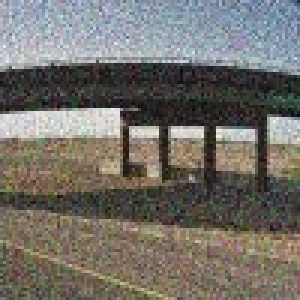
#> input picture defense/full captcha dataset/bridge/1b000782-cf7e-41b1-8cf1-3f7401d80bb4.jpg, 100 x 100 px (shown 3 times larger)
$ jupyter execute segmentation_labeling.ipynb
#> lines starting #> are read from the running program, lines starting #| are printed output that depends on the picture
# adding grids to images

[cell 1]
import matplotlib.pyplot as plt
from pathlib import Path
import random


root = Path.cwd() / "full captcha dataset"
files = [f for f in root.rglob("*.jpg")]
random_file = files[random.randint(0, len(files))]
cls = random_file.parts[-2]
print("class: ", cls)
print("path: ", str(random_file).replace(str(root), ""))

img = plt.imread(random_file)
#> img is the input picture: shape (100, 100, 3); mean R, G, B 115.3, 112.1, 105.7
height, width, _ = img.shape
#> height = 100; width = 100
cell_height = height // 4
#> cell_height = 25
cell_width = width // 4
#> cell_width = 25

plt.figure(figsize=(5, 5))
for i in range(1, 5):
    line_width = 1
    plt.axhline(cell_height * i, color='white', linewidth=line_width)
    plt.axvline(cell_width * i, color='white', linewidth=line_width)
    x_offset = cell_width * (i - 0.5)
    plt.text(x_offset, cell_height * 0.5, f"{i-1}".zfill(2), color='white', fontsize=20)
    plt.text(x_offset, cell_height * 1.5, f"{i+3}".zfill(2), color='white', fontsize=20)
    plt.text(x_offset, cell_height * 2.5, f"{i+7}".zfill(2), color='white', fontsize=20)
    plt.text(x_offset, cell_height * 3.5, f"{i+11}".zfill(2), color='white', fontsize=20)
plt.axis('off')
plt.imshow(img)
plt.show()
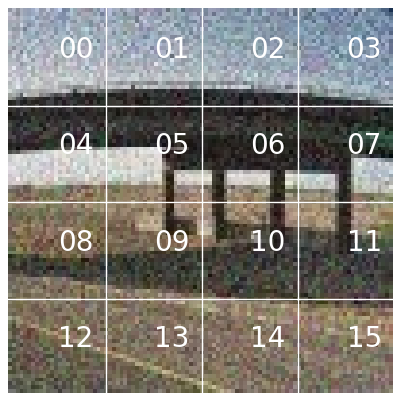
#> figure drawn by matplotlib, 1 panel

# manual data labeling

manually determine ground truth for segmentation task (there is no ground truth in the dataset, we can't use the models we want to benchmark to generate it because we don't know which models were used by google)

[cell 2]
labels ="""
path:  /traffic lights/0de6785e-a843-4c93-a844-283496231953.jpg -> 01,02,05,06,09,10,13,14
path:  /hydrants/c270d88a-c12e-42a9-bad0-2de669580a37.jpg -> 06,07,10,11,14
path:  /buses/bed09b2b-0280-4020-9086-68730216f5b1.jpg -> 08,09,10,12,13,14,15
path:  /buses/44e3cade-da8e-475f-ac31-0e0d5e5f6432.jpg -> 04,05,06,08,09,10,12,13
path:  /bicycles/048ce93f-1324-413b-896e-505ae5e4621a.jpg -> 06,08,09,10,11,12,13,14,15
path:  /hydrants/5b8405ca-ee92-4c3c-98a2-59cd50b03de9.jpg -> 02,03,06,07,10,11,14,15
path:  /traffic lights/2ca374f7-7bac-436d-ae36-5450c5e43b2f.jpg -> 02,06
path:  /hydrants/f19f0866-b727-4c81-857e-aac71f64f5ac.jpg -> 01,02,05,06,09,10,13,14
path:  /traffic lights/1236394f-aa4e-4f70-9397-d870e465810f.jpg -> 01,05,06,07
path:  /buses/d2bb814c-a2f0-4647-a43e-f8f03ecb87d1.jpg -> 04,05,06,08
path:  /buses/8251b13f-954b-4107-96ce-c25cb0f951c1.jpg -> 04,05,06,07,08,09,10,12,13,14,15
path:  /buses/e4822ffa-0019-4ff3-a3f0-fc38c0117759.jpg -> 04,05,06,07,08,09,10,11,12,13,14,15
path:  /hydrants/9ef37073-5410-4737-9161-d12053974bbb.jpg -> 02,03,06,07,10,11,14,15
path:  /palms/ca0b8ab5-d133-46bb-b806-62b71f4dfdde.jpg -> 01,05,06,09,13
path:  /traffic lights/53ed08e4-1b7b-4c8a-a07a-9e94f39053ed.jpg -> 00,01,02,03
path:  /bicycles/cfc3e142-865f-4607-9b45-8c3db50e3dc1.jpg -> 09,10,11,14
path:  /buses/9b4797c2-3c73-4e41-835b-d94336b4fb24.jpg -> 04,05,06,08,09,10,12,13,14
path:  /buses/4c62ea30-97a5-42df-b74b-fdc0285909c6.jpg -> 00,01,02,03,04,05,06,07,08,09,10,11,12,13,14,15
path:  /buses/6aeb5a23-e5d7-466c-ac76-f067ff7e8cc3.jpg -> 00,01,02,03,04,05,06,07,08,09,10,11,12,13,14,15
path:  /traffic lights/9aa3a684-6091-429e-ac1f-0322e27da031.jpg -> 02,08,06,10
path:  /hydrants/3eeba0e6-af61-4a4c-b069-43435a3acabd.jpg -> 04,05,09,13
path:  /hydrants/c777625e-a7a4-44e6-aecd-9d7e13f5ee08.jpg -> 01,02,04,05,06,07,08,09,10,11,13,14
path:  /traffic lights/f56069f4-0edd-468b-832d-a5a4575ced1b.jpg -> 02,03,06,07
path:  /hydrants/50a7e3b7-baa4-413a-8037-bddabc60142f.jpg -> 00,01,04,05,08,09,10,12,13
path:  /buses/21c3ee0c-b647-493c-bace-03ba1c9ca354.jpg -> 05,06,07,09,10,11
path:  /buses/8c9dbdfa-d4ab-483b-b291-2dd4c1d83f4d.jpg -> 04,05,06,08,09,10,11,13,14
path:  /traffic lights/abd92e67-40f8-428a-970d-6035586cf1f3.jpg -> 01,04,05,09
path:  /hydrants/c96fd61e-3669-46d8-b03d-2faf2c10f78e.jpg -> 05,06,09,10,13,14
path:  /bicycles/26ee732d-7455-4996-a795-0563effa04a6.jpg -> 01,02,05,06,09,10,13
path:  /buses/67483a36-de66-4fb8-98df-ab821ef3e084.jpg -> 05,06,07,09,10,11,13,14,15
path:  /hydrants/9e136b6e-8bca-4760-8157-0685391b2cee.jpg -> 00,01,04,05,08,09,12,13
path:  /hydrants/780a800b-2b5f-4911-8b8d-f08b6bb8a7a1.jpg -> 06,07,10,11,14,15
path:  /palms/ac32533c-877f-48b5-98ab-2f1f3a9d6139.jpg -> 01,04,05,08,09,12,13
path:  /buses/04afa6e6-bcd2-44fc-b41e-f2a42c6c2b69.jpg -> 08,09,10,12,13,14
path:  /hydrants/6f8b3283-fc02-48e4-993e-71eda19234f5.jpg -> 00,01,04,05,08,09,12,13
path:  /hydrants/4b3a993e-470e-429c-bd7f-18eced020bbc.jpg -> 01,02,05,06,09,10,13,14
path:  /buses/c725546d-d9d7-401d-8c67-a99a03dbf877.jpg -> 01,02,03,05,06,07,09,10,13
path:  /buses/325866fd-8eb3-49a2-adaa-feb893127991.jpg -> 00,01,02,03,04,05,06,07,08,09,10
path:  /bicycles/1ed978d6-2108-43bb-a14c-390646863900.jpg -> 09,10,13,14,15
path:  /hydrants/a0e795d3-4208-4a7e-9797-a1a5c3af1e5c.jpg -> 01,02,05,06,09,10
path:  /cars/8698fac8-5bc7-4277-9524-1e24b5ec1780.jpg -> 00,04,05,06,08,09,10
path:  /hydrants/0715fd0b-9d5a-4c9c-affd-c50629414ff2.jpg -> 00,01,02,04,05,06,08,09,12,13
path:  /buses/32c693fc-b7ca-4f99-9306-ee04b09bf7fe.jpg -> 00,01,04,05
path:  /buses/01763359-7047-4c96-97b2-65001776074e.jpg -> 06,07,10,11
path:  /hydrants/8d65a303-4dbe-4455-a67a-7a9c1c79cce3.jpg -> 00,01,02,04,05,06,08,09,10,12,13,14
path:  /hydrants/9ca9853e-1304-46de-a0b6-44db929379bd.jpg -> 01,02,05,06,09,10
path:  /buses/7c63accc-1724-4dbe-91b5-e0022f416cbf.jpg -> 05,06,07,09,10,11
path:  /traffic lights/af29d752-eda7-4080-9cad-38652de1958f.jpg -> 05,09,13
path:  /buses/fc5cd05d-73cd-4efa-84b9-6062c8697be0.jpg -> 00,01,02,04,05,06,08,09,10,13,14
path:  /buses/c1d9fb42-11ac-4230-995c-39765a111eeb.jpg -> 04,05,06,08,09,10
path:  /buses/b1ee591c-9e1a-46a6-8770-9e307f3881d5.jpg -> 04,05,06,07,08,09,10,11,13
path:  /hydrants/18aa53df-80eb-46c0-8ae7-c1980fc47cad.jpg -> 01,02,05,06,09,10,13,14
path:  /hydrants/7c7f6dbc-a162-4511-8ee1-2aacbc469443.jpg -> 00,01,04,05,08,09,10,12,13,14
path:  /buses/eb12e73b-77b3-4e84-83a7-b629a0569985.jpg -> 01,02,03,05,06,07
path:  /bicycles/c7c50d5b-4434-421b-8a63-4da9febca309.jpg -> 02,05,06,07,09,10
path:  /hydrants/991aed62-dbd3-4f19-820e-93aff6fa2c01.jpg -> 01,02,03,05,06,09,10,13,14
path:  /hydrants/4dd6d168-923f-4439-a4b8-7061e5f052e6.jpg -> 02,06,10
path:  /hydrants/5571913c-0e8c-4b67-a905-bcfd61c7006f.jpg -> 05,06,09,10,11,13,14
path:  /buses/ead979cd-8241-46e1-ab34-53046d8cbf5e.jpg -> 04,05,06,08,09,10,13
path:  /hydrants/bef78193-dad1-498a-96e8-ed19e6b305f8.jpg -> 01,02,05,06,09,10,13,14
path:  /traffic lights/55795472-d527-4664-86c4-0de73bb1f16f.jpg -> 01,05,02,06
path:  /buses/c4a26520-d2e1-4830-8c0b-fada4b67fe48.jpg -> 01,05,06,09,10
path:  /buses/9782b0ea-9b60-43bf-9179-b2a7d7f4dcd9.jpg -> 00,01,02,04,05,06,08,09,10,12,13,14
path:  /buses/43ae8e9b-32f5-4832-8efc-3053cd6204df.jpg -> 00,01,02,04,05,06,08
path:  /traffic lights/bc8dc3ab-715b-4310-82bd-116848c229ae.jpg -> 00,01,02,04,05,06,09,10
path:  /hydrants/6709c1be-80fc-442e-b939-19402e14cfce.jpg -> 05,09,13
path:  /hydrants/bcfae13f-b291-4b0f-8278-8d4dfa8736b8.jpg -> 01,02,05,06,09,10,11,13,14
path:  /buses/0e8835dc-4788-4764-8a8a-b8d5815e4cdc.jpg -> 04,05,06,08,09,10,13,14
path:  /buses/95b1dd13-52be-4d7d-9e15-e21c605e3fde.jpg -> 04,05,06,07,08,09,10,11
path:  /buses/ac58ed51-1513-4c71-91e3-22fcb7aab67b.jpg -> 00,01,02,03,04,05,06,07,08,09,10
path:  /hydrants/37a46c8a-22b6-48c4-be02-65c9a7f6f19e.jpg -> 01,02,05,06,09,10,13,14
path:  /hydrants/6699f0bd-8e49-4236-a134-7f385585c1ec.jpg -> 01,02,05,06,09,10,13,14
path:  /bridge/c14a14c6-4be9-4662-b3bf-f41c2b75e29d.jpg -> 04,05,06,07,08,09,10,11,12,13,14,15
path:  /buses/c0fa704e-bcc2-4019-a973-b78177448855.jpg -> 05,06,07,09,10,11
path:  /buses/02e35d01-1aa6-4462-b1ac-57827875954f.jpg -> 04,05,06,08,09,10
path:  /traffic lights/a41715cb-f09c-4aaf-bd7b-990b3d121d33.jpg -> 00,01,04,05,08,09,12,13
path:  /hydrants/14554cfb-7c34-4ff5-8c69-c6b04bce2657.jpg -> 01,04,05,08,09,12,13
path:  /bicycles/c4eaf23f-35bc-4303-b6c0-bc650ec6901b.jpg -> 02,06,07,09,10,13,14
path:  /buses/89560ed3-f6d2-4f69-afe3-34e75c435559.jpg -> 01,02,03,04,05,06,07,09,10,11
path:  /traffic lights/2a699071-6a9e-4518-9a83-b0c745300ce7.jpg -> 00,02,04,06
path:  /hydrants/c2813982-86a4-49aa-88e6-47530d3d06f7.jpg -> 04,05,08,09,12,13
path:  /hydrants/351b2cba-e20d-4b37-83e4-6dd2e638fa8d.jpg -> 02,03,05,06,07,09,10,11,14,15
path:  /hydrants/e1e12aae-24b7-4ded-b0bf-fb88cc24180b.jpg -> 06,07,10,11,13,14,15
path:  /buses/7690dd8f-a3ce-477b-9311-d57d862dcbfb.jpg -> 01,02,05,06,09,10
path:  /buses/3a9213c5-96b9-46fe-8384-ff235d653f33.jpg -> 00,01,04,05,08,09,12,13
path:  /traffic lights/c04404dd-3ec6-4f2f-a93b-efd29fb715c0.jpg -> 05,06,09,10,13,14
path:  /buses/a9a76223-1653-47ab-a609-2dffc9cbab35.jpg -> 05,06,09,10,13,14
path:  /buses/7c43327f-5160-4c47-8234-7fa52263d3f0.jpg -> 00,01,02,04,05,06,07,08,09,10,11,12,13,14,15
path:  /buses/5fb48e90-bd91-435f-9708-e613b582af03.jpg -> 04,05,06,08,09,10,12,13,14
path:  /traffic lights/fa34f6c7-3ea8-4721-b0ab-61c874ea5c1c.jpg -> 00,03,04,06,07
path:  /bicycles/bcfc536c-24a7-4d00-8acf-84a77be2fc39.jpg -> 05,06,08,09,10,11,12,13,14,15
path:  /hydrants/c147ea01-e691-4860-83b2-64ec11f62332.jpg -> 01,02,05,06,09,10
path:  /traffic lights/0744a4dc-4dbc-4214-aad4-0d1e33b646c4.jpg -> 01,03,05,06,07,09,10,11,13,14,15
path:  /traffic lights/08a1070c-9dfe-483a-af10-c699b95cda8c.jpg -> 00,01,04,05,08,09,12,13
path:  /hydrants/0eadb40a-80f5-4319-855a-3985cbd7c352.jpg -> 01,02,05,06,09,10
path:  /hydrants/d6169abd-cbf2-4832-8e8e-c4806b99e2f4.jpg -> 02,03,06,07,10,11,14,15
path:  /buses/f50ab0ce-9901-4e43-9d35-45c6351b7881.jpg -> 00,01,02,03,04,05,06,07,08,09,10,11,12,13,14
path:  /traffic lights/a5fb888d-e938-49e1-a874-9dc34ac076a2.jpg -> 07,11,15
path:  /buses/3fbcb3b9-18ed-47d9-8389-f58f7d88b4c6.jpg -> 08,09,10,11,12,13,14,15
path:  /hydrants/8a64f110-423a-492b-9a5f-d5ccf1d6cb66.jpg -> 01,02,05,06,09,10,13,14
path:  /hydrants/064db5ee-7c38-4cb1-a81f-bf1792754048.jpg -> 01,02,05,06,09,10,13,14
path:  /buses/3cbdef3a-3989-4526-b864-e46c73d14807.jpg -> 08,08,10
path:  /traffic lights/2d5855ce-ce11-4aaa-aa18-d90f62ef1027.jpg -> 05,06,09,10,13,14
path:  /hydrants/0851f35e-5374-4116-acde-1cb3e98594c9.jpg -> 01,02,05,06,09,10,13,14
path:  /hydrants/780a671d-39f8-43fa-ac78-5c460d250a49.jpg -> 01,04,05,06,09,13,14
path:  /buses/10f1f674-bafe-4883-a553-f79cad6cdfa9.jpg -> 04,05,06,08,09,10
path:  /buses/e6e6e612-0687-40d1-92b1-17faa16afdc7.jpg -> 00,01,02,04,05,06
path:  /hydrants/b66908dc-c116-4133-bdde-98a8891eee7b.jpg -> 01,02,05,06,07,09,10,12,13,14
path:  /traffic lights/97174fc4-3337-484a-bd06-65334e3af16e.jpg -> 05,06,09,10,13,14
path:  /buses/bd48d67b-62af-4d86-a487-c6deb52cae08.jpg -> 00,01,02,03,04,05,06,07,08,09,10,11,12,13,14,15
path:  /buses/fef1544c-b8aa-4e64-90c1-870f0cae86d7.jpg -> 00,01,02,03,04,05,06,07,08,09,10,11,12,13,14
path:  /buses/36b59f2d-102e-477f-b319-90f179a519d9.jpg -> 04,05,06,08,09,10,12,13,14,15
path:  /buses/3a06bcbc-3486-48e1-bff7-4fc173f46529.jpg -> 00,01,04,05,06,08,09,10,12,13,14,15
path:  /palms/705c8852-13e3-4295-8a01-802325d3ded3.jpg -> 01,02,03,05,06,07,08,09,10,11,13,14
path:  /hydrants/30949a37-ab2e-47de-a769-cae2584e1a95.jpg -> 01,05,06,09,10,12,13
path:  /hydrants/1685967e-0da1-4d57-b139-2f412226d6f5.jpg -> 01,02,05,06,07,09,10,11,13,14
path:  /bicycles/9651ffc6-7701-4f89-951c-80a2f093b0f6.jpg -> 05,08,09,10,11,12,13,14,15
path:  /hydrants/64026a53-c51b-4b07-8f68-a6defc82607b.jpg -> 00,01,02,04,05,06,08,09,10,12,13,14
path:  /traffic lights/3e2b66a5-f321-4d53-8acd-362811977e90.jpg -> 00,01,02,03,04,05,06,07
path:  /bicycles/384442af-d97b-4995-9b5b-ebdeed1837bf.jpg -> 04,05,08,09,10,12,13,14
path:  /buses/352ea569-0bce-45dc-b406-0cb1ecdfea91.jpg -> 00,01,02,04,05,06,09
path:  /hydrants/20ee92dc-fd6d-4ea6-8c42-792f662e4c81.jpg -> 06,07,10,11,14,15
path:  /hydrants/172ba104-861c-467a-9b9c-fdcd08b564fb.jpg -> 01,04,05,08,09,10,12,13
path:  /buses/c3bba173-fa56-4e22-97c3-affcf54c062a.jpg -> 01,02,03,05,06,07,09,10
"""

labelmap = {}
for l in labels.split("\n"):
    if not l:
        continue
    fst = l.split(" -> ")[0].replace("path: ", "").strip()
    fst = str(root) + fst
    snd = l.split(" -> ")[1].strip()
    assert fst not in labelmap, f"collision for {fst}"
    labelmap[fst] = snd
print(labelmap)


# copy everything into a new folder
import shutil
import os
from tqdm import tqdm

dst_root = Path.cwd() / "copy"
dst_root.mkdir(exist_ok=True)
for src, label in tqdm(labelmap.items()):
    dst = str(dst_root / src.split("/")[-2] / label) + ".jpg"
    os.makedirs(os.path.dirname(dst), exist_ok=True)
    shutil.copy(src, dst)


$ run again, on defense/full captcha dataset/bridge/394be510-47e5-4d5f-9542-6a1eb9a7259a.jpg
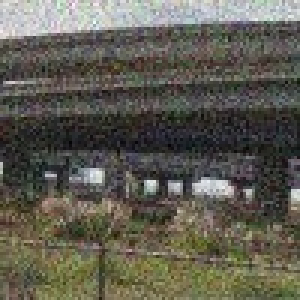
#> input picture defense/full captcha dataset/bridge/394be510-47e5-4d5f-9542-6a1eb9a7259a.jpg, 100 x 100 px (shown 3 times larger)
#> img is the input picture: shape (100, 100, 3); mean R, G, B 94.6, 92.2, 81.5
#> `plt.show()`:
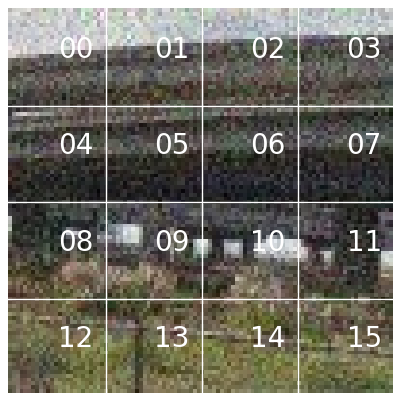
#> figure drawn by matplotlib, 1 panel
